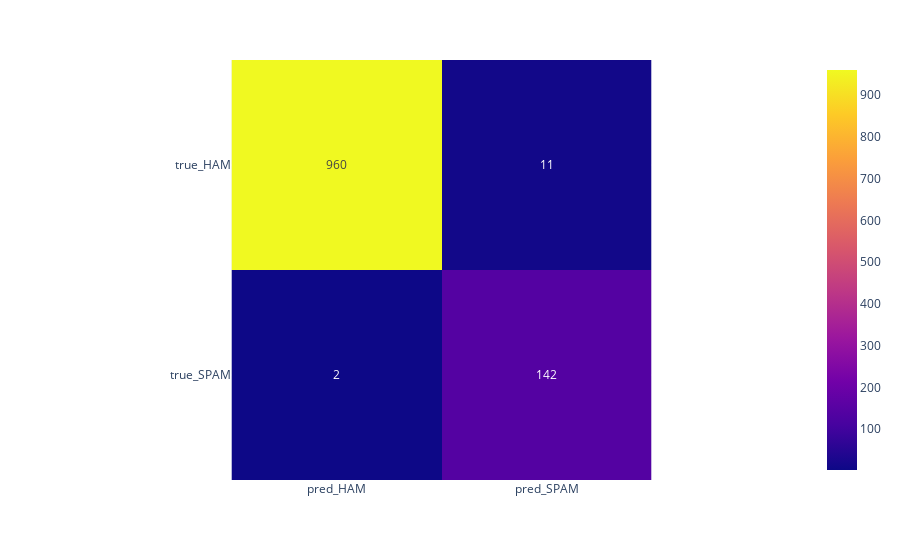

The cell this chart's notebook holds for it:
### Markdown cell above
Then on validation:

### Code cell
true_labels_val = worst_predictions_val['True_Label']
predicted_labels_val = np.round(worst_predictions_val['Predicted'])
print(classification_report(true_labels_val, predicted_labels_val))

confusion_val = pd.DataFrame(confusion_matrix(predicted_labels_val, true_labels_val),
             columns=["pred_HAM","pred_SPAM"], index=["true_HAM","true_SPAM"])
px.imshow(confusion_val, text_auto=True)

### Figure 1 — Plotly figure (JSON) as saved in the notebook; plotly's stock layout.template omitted (floating-point values rounded to 4 significant figures)
{"data": [{"coloraxis": "coloraxis", "hovertemplate": "x: %{x}<br>y: %{y}<br>color: %{z}<extra></extra>", "name": "0", "texttemplate": "%{z}", "type": "heatmap", "x": ["pred_HAM", "pred_SPAM"], "xaxis": "x", "y": ["true_HAM", "true_SPAM"], "yaxis": "y", "z": [[960, 11], [2, 142]]}], "layout": {"coloraxis": {"colorscale": [[0, "#0d0887"], [0.1111, "#46039f"], [0.2222, "#7201a8"], [0.3333, "#9c179e"], [0.4444, "#bd3786"], [0.5556, "#d8576b"], [0.6667, "#ed7953"], [0.7778, "#fb9f3a"], [0.8889, "#fdca26"], [1, "#f0f921"]]}, "margin": {"t": 60}, "xaxis": {"anchor": "y", "constrain": "domain", "domain": [0, 1], "scaleanchor": "y"}, "yaxis": {"anchor": "x", "autorange": "reversed", "constrain": "domain", "domain": [0, 1]}}}
